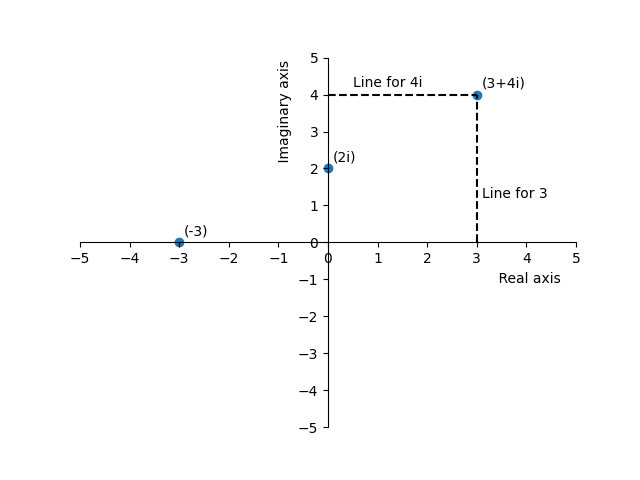

The script that drew this image:
import matplotlib.pyplot as plt
import numpy as np

# create data of complex numbers
data = [-3, 2j, 3+4j]
  
# extract real part
x = [ele.real for ele in data]
# extract imaginary part
y = [ele.imag for ele in data]

ax = plt.gca()
ax.spines['top'].set_color('none')
ax.spines['left'].set_position('zero')
ax.spines['right'].set_color('none')
ax.spines['bottom'].set_position('zero')


# plot the complex numbers
plt.scatter(x, y)
plt.xlim(-5, 5)
plt.ylim(-5, 5)
plt.xticks(np.arange(-5, 5+1, 1.0))
plt.yticks(np.arange(-5, 5+1, 1.0))
plt.ylabel('                                                            Imaginary axis')
plt.xlabel('                                                                                            Real axis')

ax.annotate("(-3)", (-2.9, .2))
ax.annotate("(2i)", (0.1, 2.2))
ax.annotate("(3+4i)", (3.1, 4.2))

plt.vlines(3, 0, 4, color="k", linestyle="dashed")
plt.hlines(4, 0, 3, color="k", linestyle="dashed")
ax.annotate("Line for 4i", (.5, 4.2))
ax.annotate("Line for 3", (3.1, 1.2))

plt.show()
